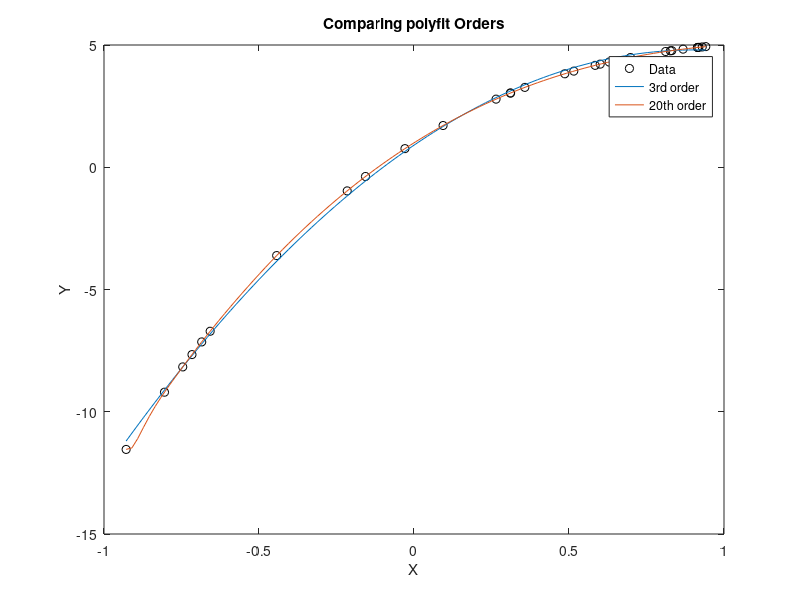

Reproduce this figure in MATLAB.
% Noisy data
x = [-0.9286   -0.8049   -0.7460   -0.7162   -0.6848   -0.6576 -0.4430   -0.2155   -0.1565   -0.0292    0.0938    0.2647 0.3110    0.3115    0.3575    0.4863    0.5155    0.5844 0.6006    0.6294    0.6983    0.8116    0.8268    0.8315 0.8680    0.9143    0.9150    0.9190    0.9298    0.9412];
y = [-11.5406   -9.2003   -8.1662   -7.6621   -7.1439   -6.7078 -3.6122   -0.9667   -0.3781    0.7617    1.7070    2.7859 3.0342    3.0370    3.2665    3.8228    3.9322    4.1672 4.2177    4.3039    4.4887    4.7339    4.7615    4.7699 4.8308    4.8990    4.9000    4.9053    4.9196    4.9341];
plot(x, y, 'ko')
hold on

x_plt = linspace(min(x), max(x), 101); % higher resolution than x

% Quadratic fit
p_quad = polyfit(x, y, 2);
plot(x_plt, polyval(p_quad, x_plt))

% 20th order fit
p_20th = polyfit(x, y, 20);
plot(x_plt, polyval(p_20th, x_plt));

% Format plot
hold off
xlabel('X')
ylabel('Y')
legend('Data', '3rd order', '20th order')
title('Comparing polyfit Orders')
